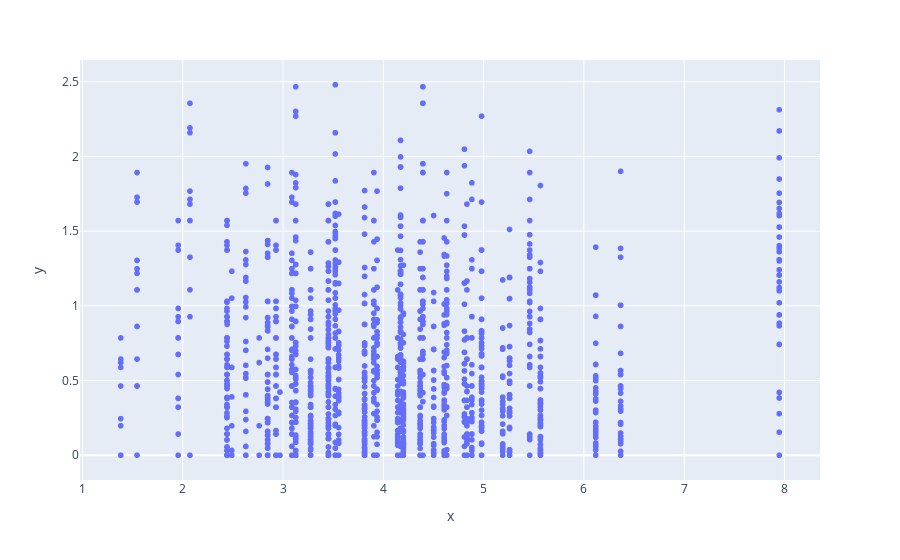

Here is the notebook cell this chart was saved with:
### Code cell
fig = px.scatter(df, x=distance, y=angle, )
fig

fig.show()

### Figure 1 — Plotly figure (JSON) as saved in the notebook; plotly's stock layout.template omitted (floating-point values rounded to 4 significant figures; data arrays with more than 128 entries replaced by an {"elided": "..."} marker saying what was removed)
{"data": [{"hovertemplate": "x=%{x}<br>y=%{y}<extra></extra>", "legendgroup": "", "marker": {"color": "#636efa", "symbol": "circle"}, "mode": "markers", "name": "", "showlegend": false, "type": "scattergl", "x": {"elided": "2301 float values"}, "xaxis": "x", "y": {"elided": "2301 float values"}, "yaxis": "y"}], "layout": {"legend": {"tracegroupgap": 0}, "margin": {"t": 60}, "xaxis": {"anchor": "y", "domain": [0, 1], "title": {"text": "x"}}, "yaxis": {"anchor": "x", "domain": [0, 1], "title": {"text": "y"}}}}
